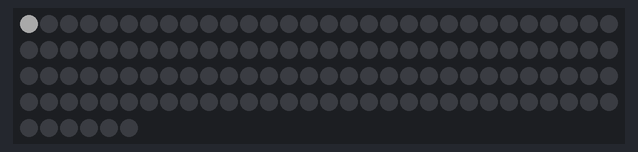
Recording of a sketch running on a simulated Arduino Uno, built with avr-gcc and run on an emulated ATmega328P. On the bench: 126 RGB LEDs in strip order, left to right, continuing on the next row. Dim RGB values are drawn brighter than linear.

Above: at 0.15 s.
At 4.39 s:
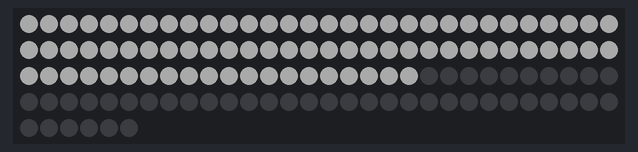
At 9.35 s:
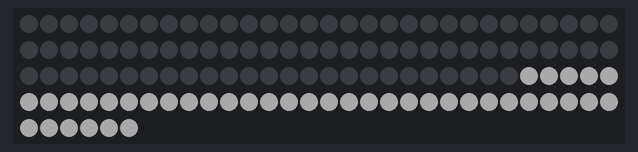
At 18.62 s:
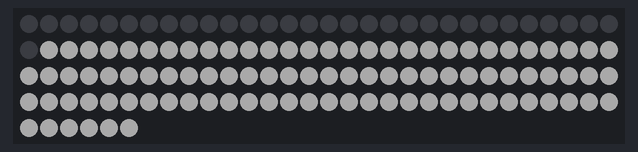
At 27.69 s:
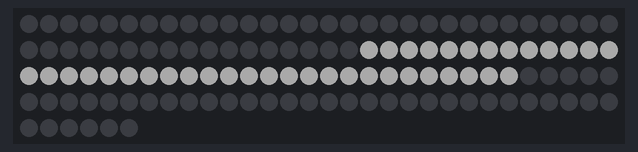
At 37.2 s:
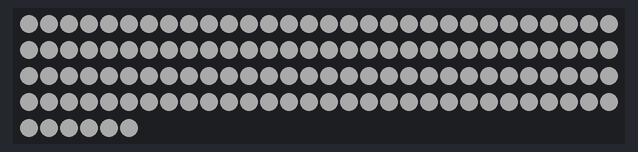

The sketch:

ArrowVersion2.ino
```cpp
#include <FastLED.h>

#define LED_PIN_ARROW     3
#define NUM_LEDS_ARROW   126
#define BRIGHTNESS_ARROW  45
#define LED_TYPE    WS2811
#define COLOR_ORDER RGB
CRGB arrow[NUM_LEDS_ARROW];


//--------Arrow------------
int index = 0;

void setup() {
  FastLED.addLeds<LED_TYPE, LED_PIN_ARROW, COLOR_ORDER>(arrow, NUM_LEDS_ARROW).setCorrection( TypicalLEDStrip );
  FastLED.setBrightness( BRIGHTNESS_ARROW );


}

void loop() {
  int arrowIndex[3][2] = {
    {0, 47},
    {47, 85},
    {85, 126}
  };
  for (int j = arrowIndex[index][0]; j < arrowIndex[index][1]; j++) {
    arrow[j] = CRGB::White;
    FastLED.show();
    delay(5);
  }
  delay(300);
  for (int j = arrowIndex[index][0]; j < arrowIndex[index][1]; j++) {
    arrow[j] = CRGB::Black;
    FastLED.show();
    delay(5);
  }
  //delay(100);
  index++;
  if (index > 2) {
    index = 0;

    //------------------------------
    for (int j = arrowIndex[index][0]; j < arrowIndex[index][1]; j++) {
      arrow[j] = CRGB::White;
      FastLED.show();
      delay(5);
    }
    index++;
    for (int j = arrowIndex[index][0]; j < arrowIndex[index][1]; j++) {
      arrow[j] = CRGB::White;
      FastLED.show();
      delay(5);
    }
    index++;
    for (int j = arrowIndex[index][0]; j < arrowIndex[index][1]; j++) {
      arrow[j] = CRGB::White;
      FastLED.show();
      delay(5);
    }
    delay(500);
    index = 0;
    for (int j = arrowIndex[index][0]; j < arrowIndex[index][1]; j++) {
      arrow[j] = CRGB::Black;
      FastLED.show();
      delay(5);
    }
    index++; for (int j = arrowIndex[index][0]; j < arrowIndex[index][1]; j++) {
      arrow[j] = CRGB::Black;
      FastLED.show();
      delay(5);
    }
    index++; for (int j = arrowIndex[index][0]; j < arrowIndex[index][1]; j++) {
      arrow[j] = CRGB::Black;
      FastLED.show();
      delay(5);
    }
    index = 0;
  }
}
```
